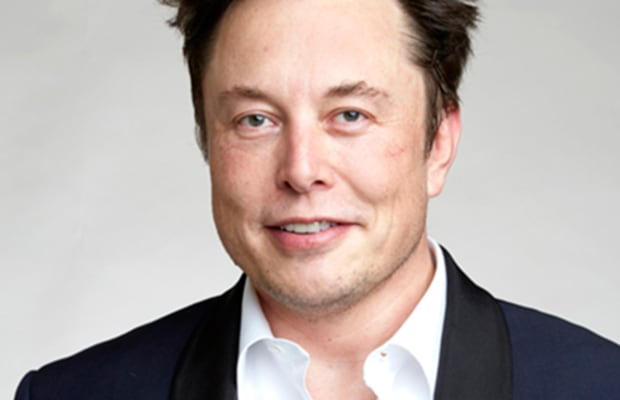
#> input picture Face and eye detection in python/elon1.jpg, 620 x 400 px
$ python face_eye_detection.py
#> lines starting #> are read from the running program, lines starting #| are printed output that depends on the picture; after the words box and inside, x2 and y2 are one past the last pixel; in counts of white or black regions, pixels touching at a corner belong together
# -*- coding: utf-8 -*-
"""
Created on Mon Sep  7 11:27:52 2020

@author: Nouman Ahmad
"""

import numpy as np
import cv2


face_cascade = cv2.CascadeClassifier('haarcascade_frontalface_default.xml')
eye_cascade = cv2.CascadeClassifier('haarcascade_eye.xml')


img =cv2.imread('elon1.jpg')
#> img is the input picture: shape (400, 620, 3); mean B, G, R 166.1, 170.4, 183
gray = cv2.cvtColor(img,cv2.COLOR_BGR2GRAY)
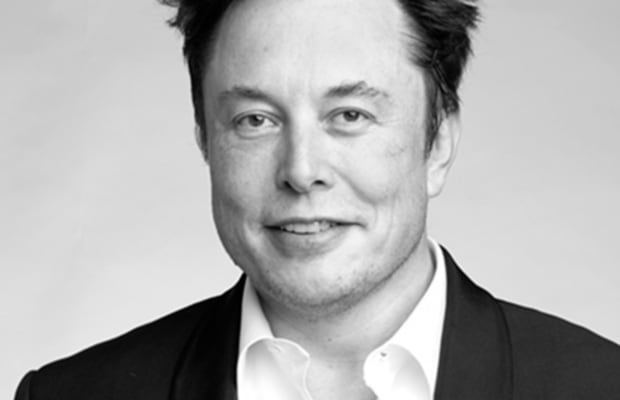
#> gray: shape (400, 620); min 0, max 255, mean 173.7


faces = face_cascade.detectMultiScale(gray,1.3,5)
#> faces = [[180, 21, 249, 249]]

for (x,y,w,h) in faces:
    img = cv2.rectangle(img,(x,y),(x+w,y+h),(255,0,0),2)
    roi_gray = gray[y:y+h, x:x+w]
    roi_color = img[y:y+h,x:x+w]
    eyes = eye_cascade.detectMultiScale(roi_gray,1.3,5)
    for (ex,ey,ew,eh) in eyes:
        cv2.rectangle(roi_color,(ex,ey),(ex+ew,ey+eh),(0,255,0),2)
#> this loop made 1 pass
#> (x, y, w, h, eyes) on pass 1: (180, 21, 249, 249, [[135, 67, 58, 58], [49, 72, 54, 54]])
#> pass 1, `img = cv2.rectangle(img,(x,y),(x+w,y+h),(255,0,0),2)`:
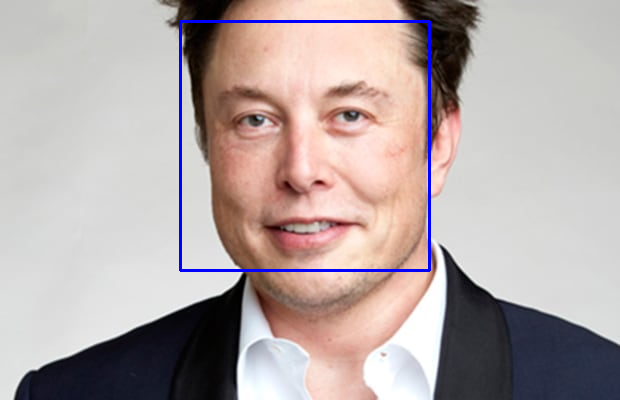
#> img: shape (400, 620, 3); 1.2% of pixels changed, all inside (x1, y1, x2, y2) = (179, 20, 431, 272)
#> pass 1, `roi_gray = gray[y:y+h, x:x+w]`:
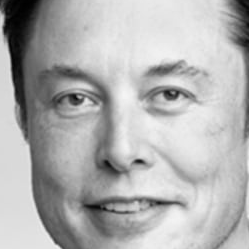
#> roi_gray: shape (249, 249); min 0, max 245, mean 176.2
#> pass 1, `roi_color = img[y:y+h,x:x+w]`:
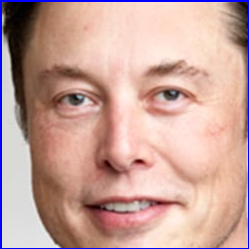
#> roi_color: shape (249, 249, 3); mean B, G, R 154.2, 162.5, 199.3
#> after the loop:
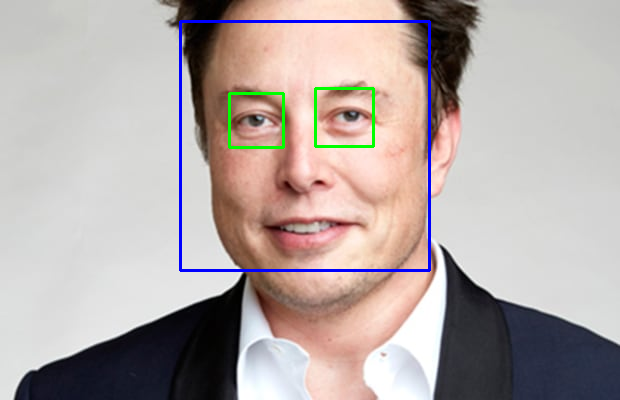
#> img: shape (400, 620, 3); 0.54% of pixels changed, all inside (x1, y1, x2, y2) = (228, 87, 375, 149)
#> after the loop:
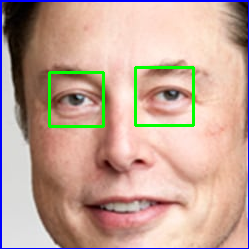
#> roi_color: shape (249, 249, 3); 2.15% of pixels changed, all inside (x1, y1, x2, y2) = (48, 66, 195, 128)

cv2.imshow('output image',img)

cv2.waitKey(0)
cv2.destroyAllWindows()

# one more example

$ run again, with Face and eye detection in python/elon2.jpg copied over Face and eye detection in python/elon1.jpg
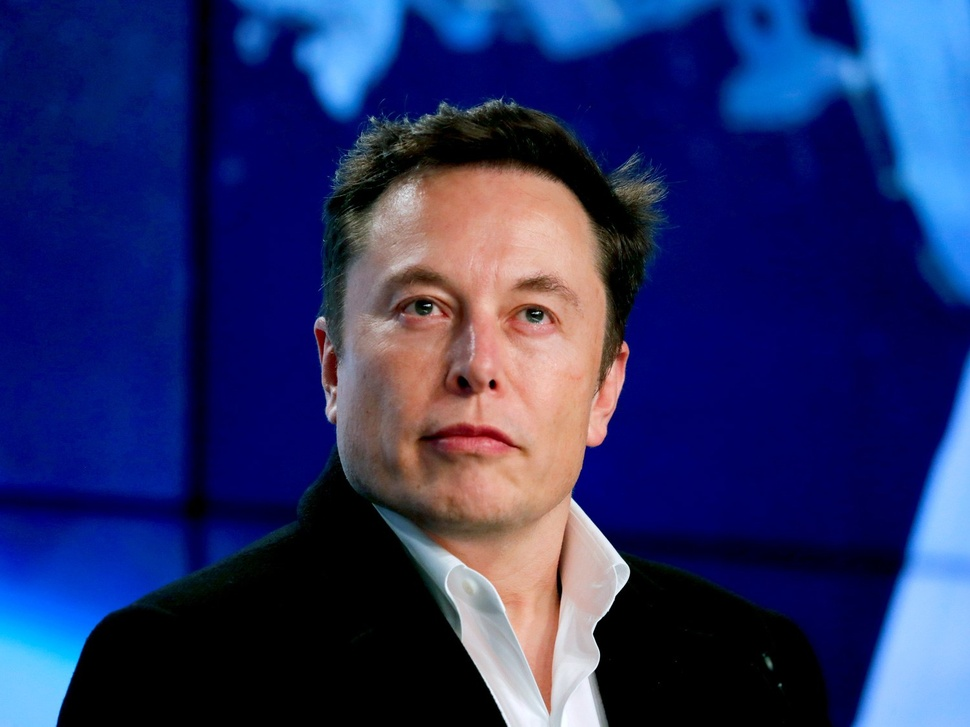
#> input picture Face and eye detection in python/elon2.jpg, 970 x 727 px, shrunk from 1500 x 1125 before the run
#> img is the input picture: shape (727, 970, 3); mean B, G, R 103, 47.6, 39.6
#> `gray = cv2.cvtColor(img,cv2.COLOR_BGR2GRAY)`:
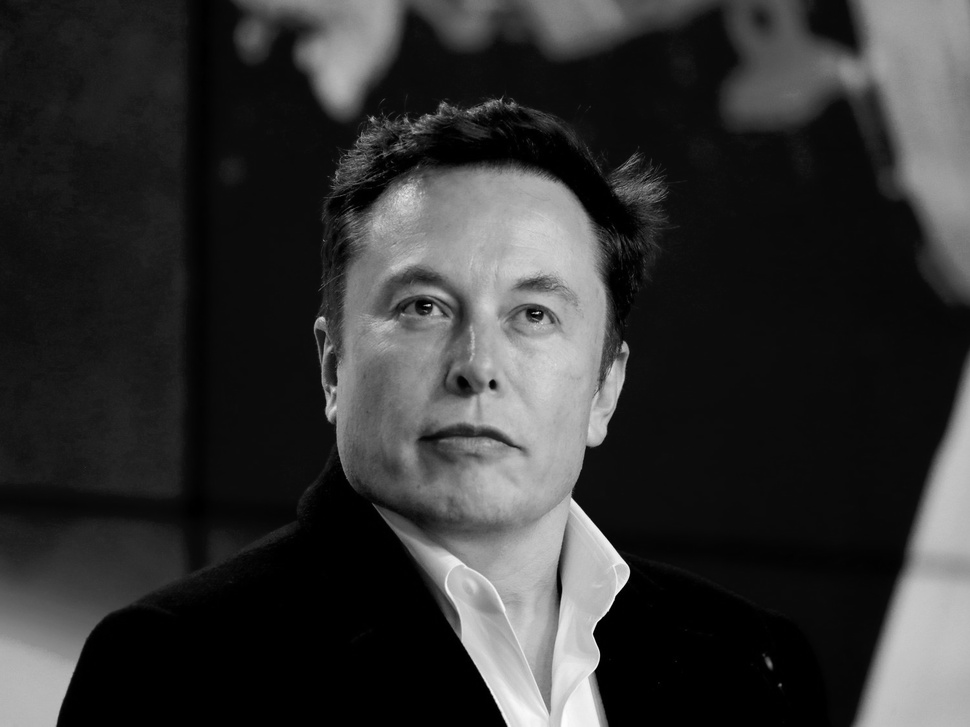
#> gray: shape (727, 970); min 0, max 253, mean 51.5
#> faces = [[310, 179, 332, 332]]
#> the loop `for (x,y,w,h) in faces:` made 1 pass
#> (x, y, w, h, eyes) on pass 1: (310, 179, 332, 332, [[161, 186, 37, 37], [190, 105, 64, 64], [81, 98, 63, 63]])
#> after the loop `for (x,y,w,h) in faces:`:
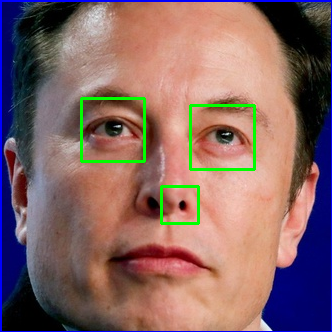
#> roi_color: shape (332, 332, 3); mean B, G, R 101.1, 102.6, 133.7
